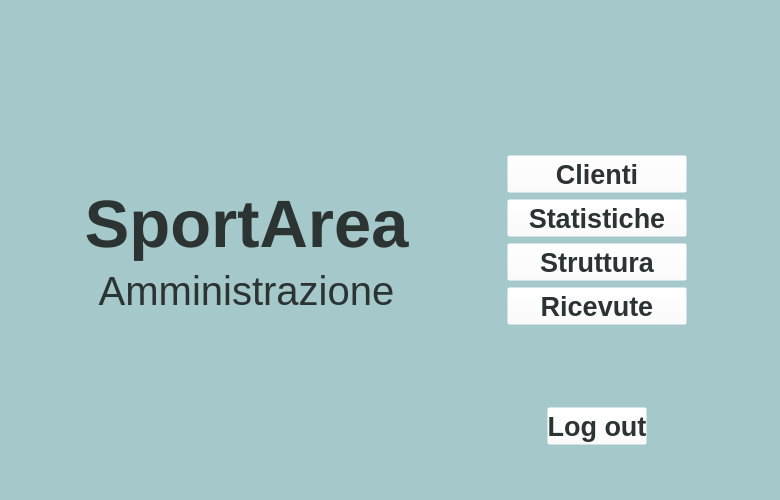
<?xml version="1.0" encoding="UTF-8"?>
<ui version="4.0">
 <class>MainWindow</class>
 <widget class="QMainWindow" name="MainWindow">
  <property name="geometry">
   <rect>
    <x>0</x>
    <y>0</y>
    <width>780</width>
    <height>500</height>
   </rect>
  </property>
  <property name="minimumSize">
   <size>
    <width>780</width>
    <height>500</height>
   </size>
  </property>
  <property name="font">
   <font>
    <family>Arial</family>
    <pointsize>16</pointsize>
    <weight>50</weight>
    <bold>false</bold>
   </font>
  </property>
  <property name="windowTitle">
   <string>Amministrazione</string>
  </property>
  <widget class="QWidget" name="centralwidget">
   <property name="minimumSize">
    <size>
     <width>780</width>
     <height>500</height>
    </size>
   </property>
   <layout class="QGridLayout" name="gridLayout_2">
    <property name="leftMargin">
     <number>0</number>
    </property>
    <property name="topMargin">
     <number>0</number>
    </property>
    <property name="rightMargin">
     <number>0</number>
    </property>
    <property name="bottomMargin">
     <number>0</number>
    </property>
    <item row="0" column="0">
     <widget class="QWidget" name="widget" native="true">
      <property name="minimumSize">
       <size>
        <width>780</width>
        <height>500</height>
       </size>
      </property>
      <property name="styleSheet">
       <string notr="true">background-color: rgb(165, 201, 202);</string>
      </property>
      <layout class="QGridLayout" name="gridLayout">
       <property name="leftMargin">
        <number>0</number>
       </property>
       <property name="topMargin">
        <number>0</number>
       </property>
       <property name="rightMargin">
        <number>0</number>
       </property>
       <property name="bottomMargin">
        <number>0</number>
       </property>
       <item row="0" column="0">
        <layout class="QHBoxLayout" name="horizontalLayout_2">
         <item>
          <spacer name="horizontalSpacer_5">
           <property name="orientation">
            <enum>Qt::Horizontal</enum>
           </property>
           <property name="sizeType">
            <enum>QSizePolicy::MinimumExpanding</enum>
           </property>
           <property name="sizeHint" stdset="0">
            <size>
             <width>70</width>
             <height>20</height>
            </size>
           </property>
          </spacer>
         </item>
         <item>
          <layout class="QVBoxLayout" name="verticalLayout_4">
           <item>
            <spacer name="verticalSpacer_4">
             <property name="orientation">
              <enum>Qt::Vertical</enum>
             </property>
             <property name="sizeType">
              <enum>QSizePolicy::Expanding</enum>
             </property>
             <property name="sizeHint" stdset="0">
              <size>
               <width>20</width>
               <height>40</height>
              </size>
             </property>
            </spacer>
           </item>
           <item>
            <widget class="QLabel" name="label_3">
             <property name="font">
              <font>
               <family>Arial</family>
               <pointsize>50</pointsize>
               <weight>75</weight>
               <bold>true</bold>
              </font>
             </property>
             <property name="styleSheet">
              <string notr="true">
color:rgb(44, 51, 51);</string>
             </property>
             <property name="text">
              <string>SportArea</string>
             </property>
             <property name="alignment">
              <set>Qt::AlignBottom|Qt::AlignHCenter</set>
             </property>
            </widget>
           </item>
           <item>
            <widget class="QLabel" name="label_4">
             <property name="font">
              <font>
               <family>Arial</family>
               <pointsize>30</pointsize>
              </font>
             </property>
             <property name="styleSheet">
              <string notr="true">
color:rgb(44, 51, 51);</string>
             </property>
             <property name="text">
              <string>Amministrazione</string>
             </property>
             <property name="alignment">
              <set>Qt::AlignHCenter|Qt::AlignTop</set>
             </property>
            </widget>
           </item>
           <item>
            <spacer name="verticalSpacer_5">
             <property name="orientation">
              <enum>Qt::Vertical</enum>
             </property>
             <property name="sizeHint" stdset="0">
              <size>
               <width>20</width>
               <height>40</height>
              </size>
             </property>
            </spacer>
           </item>
          </layout>
         </item>
         <item>
          <spacer name="horizontalSpacer_10">
           <property name="orientation">
            <enum>Qt::Horizontal</enum>
           </property>
           <property name="sizeType">
            <enum>QSizePolicy::Expanding</enum>
           </property>
           <property name="sizeHint" stdset="0">
            <size>
             <width>60</width>
             <height>20</height>
            </size>
           </property>
          </spacer>
         </item>
         <item>
          <layout class="QVBoxLayout" name="verticalLayout_2">
           <item>
            <spacer name="verticalSpacer">
             <property name="orientation">
              <enum>Qt::Vertical</enum>
             </property>
             <property name="sizeType">
              <enum>QSizePolicy::Expanding</enum>
             </property>
             <property name="sizeHint" stdset="0">
              <size>
               <width>20</width>
               <height>160</height>
              </size>
             </property>
            </spacer>
           </item>
           <item>
            <widget class="QWidget" name="widget_4" native="true">
             <layout class="QVBoxLayout" name="verticalLayout">
              <item>
               <widget class="QPushButton" name="pushButton_clienti">
                <property name="minimumSize">
                 <size>
                  <width>140</width>
                  <height>0</height>
                 </size>
                </property>
                <property name="font">
                 <font>
                  <family>Arial</family>
                  <pointsize>20</pointsize>
                  <weight>75</weight>
                  <bold>true</bold>
                 </font>
                </property>
                <property name="styleSheet">
                 <string notr="true">QPushButton
{

background-color: rgba(255, 255, 255, 0);
color:rgb(44, 51, 51);
height:30px;
width:55px;
}
QPushButton:hover
{
text-decoration: underline solid;
background-color: rgba(255, 255, 255, 0);
color: rgb(52, 119, 134);
height:30px;
width:55px;
}
QPushButton:pressed
{

color:rgb(44, 51, 51);
height:30px;
width:55px;
}

</string>
                </property>
                <property name="text">
                 <string>Clienti</string>
                </property>
                <property name="icon">
                 <iconset>
                  <normaloff>icons/teamwork.png</normaloff>icons/teamwork.png</iconset>
                </property>
                <property name="iconSize">
                 <size>
                  <width>20</width>
                  <height>20</height>
                 </size>
                </property>
               </widget>
              </item>
              <item>
               <widget class="QPushButton" name="pushButton_statistiche">
                <property name="minimumSize">
                 <size>
                  <width>140</width>
                  <height>0</height>
                 </size>
                </property>
                <property name="font">
                 <font>
                  <family>Arial</family>
                  <pointsize>20</pointsize>
                  <weight>75</weight>
                  <bold>true</bold>
                 </font>
                </property>
                <property name="styleSheet">
                 <string notr="true">QPushButton
{

background-color: rgba(255, 255, 255, 0);
color:rgb(44, 51, 51);
height:30px;
width:55px;
}
QPushButton:hover
{
text-decoration: underline solid;
background-color: rgba(255, 255, 255, 0);
color: rgb(52, 119, 134);
height:30px;
width:55px;
}
QPushButton:pressed
{

color:rgb(44, 51, 51);
height:30px;
width:55px;
}

</string>
                </property>
                <property name="text">
                 <string>Statistiche</string>
                </property>
                <property name="icon">
                 <iconset>
                  <normaloff>icons/statistics.png</normaloff>icons/statistics.png</iconset>
                </property>
                <property name="iconSize">
                 <size>
                  <width>20</width>
                  <height>20</height>
                 </size>
                </property>
               </widget>
              </item>
              <item>
               <widget class="QPushButton" name="pushButton_struttura">
                <property name="minimumSize">
                 <size>
                  <width>140</width>
                  <height>0</height>
                 </size>
                </property>
                <property name="font">
                 <font>
                  <family>Arial</family>
                  <pointsize>20</pointsize>
                  <weight>75</weight>
                  <bold>true</bold>
                 </font>
                </property>
                <property name="styleSheet">
                 <string notr="true">QPushButton
{

background-color: rgba(255, 255, 255, 0);
color:rgb(44, 51, 51);
height:30px;
width:55px;
}
QPushButton:hover
{
text-decoration: underline solid;
background-color: rgba(255, 255, 255, 0);
color: rgb(52, 119, 134);
height:30px;
width:55px;
}
QPushButton:pressed
{

color:rgb(44, 51, 51);
height:30px;
width:55px;
}

</string>
                </property>
                <property name="text">
                 <string>Struttura</string>
                </property>
                <property name="icon">
                 <iconset>
                  <normaloff>icons/football-field.png</normaloff>icons/football-field.png</iconset>
                </property>
                <property name="iconSize">
                 <size>
                  <width>20</width>
                  <height>20</height>
                 </size>
                </property>
               </widget>
              </item>
              <item>
               <widget class="QPushButton" name="pushButton_ricevute">
                <property name="minimumSize">
                 <size>
                  <width>140</width>
                  <height>0</height>
                 </size>
                </property>
                <property name="font">
                 <font>
                  <family>Arial</family>
                  <pointsize>20</pointsize>
                  <weight>75</weight>
                  <bold>true</bold>
                 </font>
                </property>
                <property name="styleSheet">
                 <string notr="true">QPushButton
{

background-color: rgba(255, 255, 255, 0);
color:rgb(44, 51, 51);
height:30px;
width:55px;
}
QPushButton:hover
{
text-decoration: underline solid;
background-color: rgba(255, 255, 255, 0);
color: rgb(52, 119, 134);
height:30px;
width:55px;
}
QPushButton:pressed
{

color:rgb(44, 51, 51);
height:30px;
width:55px;
}

</string>
                </property>
                <property name="text">
                 <string>Ricevute</string>
                </property>
                <property name="icon">
                 <iconset>
                  <normaloff>icons/invoice.png</normaloff>icons/invoice.png</iconset>
                </property>
                <property name="iconSize">
                 <size>
                  <width>20</width>
                  <height>20</height>
                 </size>
                </property>
               </widget>
              </item>
              <item>
               <spacer name="verticalSpacer_3">
                <property name="orientation">
                 <enum>Qt::Vertical</enum>
                </property>
                <property name="sizeType">
                 <enum>QSizePolicy::Expanding</enum>
                </property>
                <property name="sizeHint" stdset="0">
                 <size>
                  <width>20</width>
                  <height>90</height>
                 </size>
                </property>
               </spacer>
              </item>
              <item>
               <layout class="QHBoxLayout" name="horizontalLayout">
                <item>
                 <spacer name="horizontalSpacer">
                  <property name="orientation">
                   <enum>Qt::Horizontal</enum>
                  </property>
                  <property name="sizeHint" stdset="0">
                   <size>
                    <width>40</width>
                    <height>20</height>
                   </size>
                  </property>
                 </spacer>
                </item>
                <item>
                 <widget class="QPushButton" name="pushButton_logout">
                  <property name="minimumSize">
                   <size>
                    <width>100</width>
                    <height>0</height>
                   </size>
                  </property>
                  <property name="font">
                   <font>
                    <family>Arial</family>
                    <pointsize>20</pointsize>
                    <weight>75</weight>
                    <bold>true</bold>
                   </font>
                  </property>
                  <property name="styleSheet">
                   <string notr="true">QPushButton
{

background-color: rgba(255, 255, 255, 0);
color:rgb(44, 51, 51);
height:30px;
width:55px;
}
QPushButton:hover
{
text-decoration: underline solid;
background-color: rgba(255, 255, 255, 0);
color: rgb(52, 119, 134);
height:30px;
width:55px;
}
QPushButton:pressed
{

color:rgb(44, 51, 51);
height:30px;
width:55px;
}

</string>
                  </property>
                  <property name="text">
                   <string>Log out</string>
                  </property>
                  <property name="icon">
                   <iconset>
                    <normaloff>icons/exit.png</normaloff>icons/exit.png</iconset>
                  </property>
                  <property name="iconSize">
                   <size>
                    <width>20</width>
                    <height>20</height>
                   </size>
                  </property>
                 </widget>
                </item>
                <item>
                 <spacer name="horizontalSpacer_2">
                  <property name="orientation">
                   <enum>Qt::Horizontal</enum>
                  </property>
                  <property name="sizeHint" stdset="0">
                   <size>
                    <width>40</width>
                    <height>20</height>
                   </size>
                  </property>
                 </spacer>
                </item>
               </layout>
              </item>
             </layout>
            </widget>
           </item>
           <item>
            <spacer name="verticalSpacer_2">
             <property name="orientation">
              <enum>Qt::Vertical</enum>
             </property>
             <property name="sizeType">
              <enum>QSizePolicy::Expanding</enum>
             </property>
             <property name="sizeHint" stdset="0">
              <size>
               <width>20</width>
               <height>60</height>
              </size>
             </property>
            </spacer>
           </item>
          </layout>
         </item>
         <item>
          <spacer name="horizontalSpacer_6">
           <property name="orientation">
            <enum>Qt::Horizontal</enum>
           </property>
           <property name="sizeType">
            <enum>QSizePolicy::Expanding</enum>
           </property>
           <property name="sizeHint" stdset="0">
            <size>
             <width>50</width>
             <height>20</height>
            </size>
           </property>
          </spacer>
         </item>
        </layout>
       </item>
      </layout>
     </widget>
    </item>
   </layout>
  </widget>
 </widget>
 <resources>
  <include location="test.qrc"/>
 </resources>
 <connections/>
</ui>
